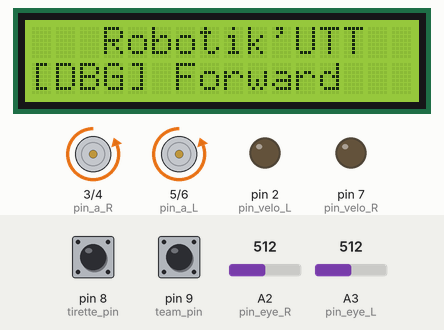
Recording of a sketch running on a simulated Arduino Uno, built with avr-gcc and run on an emulated ATmega328P. Parts: 16×2 character LCD, motor-driver pin pairs drawn as motors (green arrow = first pin HIGH = forward, orange = second pin HIGH = backward, longer = more drive), output pins drawn as LEDs (lit = HIGH). The inputs (shaded band) are chosen by the test bench; at power-on: A2 (pin_eye_R) = 512, A3 (pin_eye_L) = 512, pin 8 (tirette_pin) HIGH, pin 9 (team_pin) HIGH. What the sketch prints to the serial monitor is not drawn.

Above: at 13.3 s.
13.4 s: A2 (pin_eye_R) set to 493
At 14.4 s:
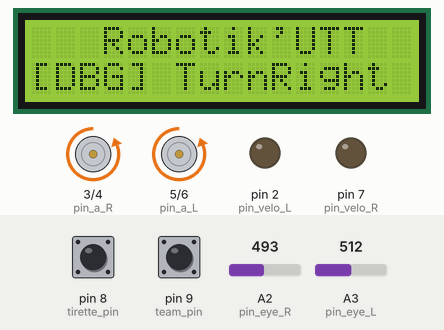
14.9 s: A2 (pin_eye_R) set to 510
At 15.8 s:
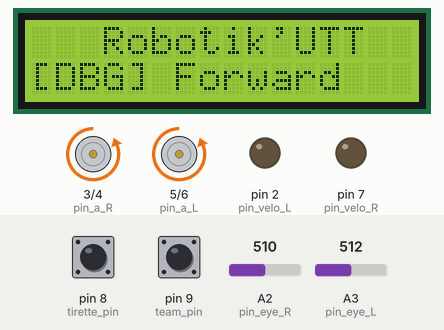
16.6 s: A3 (pin_eye_L) set to 486
At 17.8 s:
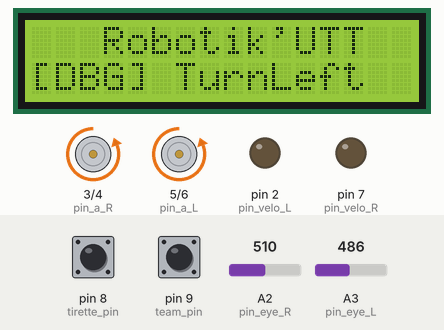
18.1 s: A3 (pin_eye_L) set to 510
At 18.8 s:
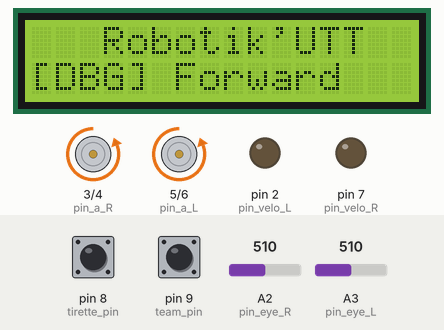
Timing chart, 0 to 20.7 s (numbered marks = the images above; inputs shaded):
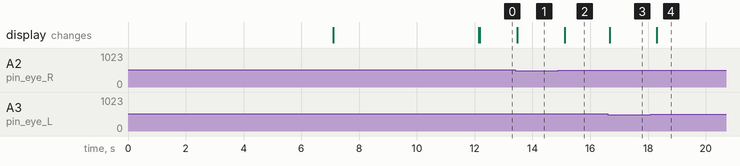

Measured:
- the behaviour switches between 500 and 499 on A2 (pin_eye_R) (found by bisection; images 0 and 1)
- the behaviour switches between 500 and 499 on A3 (pin_eye_L) (found by bisection; images 2 and 3)
- after the input at 13.4 s, the display: changes after 0.08 s (image 1)
- after the input at 14.9 s, the display: changes after 0.21 s (image 2)
- after the input at 16.6 s, the display: changes after 0.07 s (image 3)
- after the input at 18.1 s, the display: changes after 0.20 s (image 4)

The sketch:

petit_robot_cj-violet.ino
```cpp
#include <Arduino.h>
//#include <Encoder.h>
#include <SoftwareSerial.h> // Communication nano-mega
#include <LiquidCrystal_I2C.h> // écran LCD


/*
TODO: stratégie de débug/ de commentaires
*/


// suiveur de ligne: capteurs CNY70
// "Petit Robot", Robotik UTT, Coupe de France 2022

//########### Pin configuration
#define pin_eye_R A2 // capteur infra ligne
#define pin_eye_L A3 // capteur infra ligne

//########### Motor pins

// a pour reculer, b pour avancer VRAI, a changer reste du code TODO --
#define pin_velo_L 2 // permet de set la vitesse
#define pin_velo_R 7
// PIN ENABLE mais c'est du PWM

#define pin_a_L 5 // a=1 et b=0  AVANCER et b=1 et a=0 pour RECULER
#define pin_b_L 6
#define pin_a_R 3
#define pin_b_R 4


#define tirette_pin 8

#define team_pin 9
int team_side = 0; // 0 par défaut, 0 coté jaune, 1 coté violet
int timer_move = 100;//temps de chaque mouvement unitaite (avancer, reculer ...)
int time_start_action; //moment (millis) de depart de l'action

//numero de ligne franchie par le capteur (de 0=sol, 1=noir, 2=blanc, 3=noir, 4=sol)
int num_ligne_R = 0;
int num_ligne_L = 0;

// intitialisation capteurs
int sensor_R = analogRead(pin_eye_R);
int sensor_L = analogRead(pin_eye_L);

//limite de detation de couleur : moins de triger : noir
int trigger = 500; // attention au passage sur Tags Aruco
int velocity = 80;//vitesse moyenne


SoftwareSerial nano(11, 10); // line série nano et méga

LiquidCrystal_I2C lcd(0x27,16,2);  // set the LCD address to 0x27 for a 16 chars and 2 line display
// si l'adresse n'est pas la bonne, utiliser le script i2c pour récupérer l'adresse
// Cablage GND, 5V, SDA, SCL
// LCD 20 mega pour SDA, 21 pour SCL

void setup() {
    Serial.begin(9600);

    // ############# LCD
    lcd.init();
    Serial.println("[DEBUG] Intitialisation LCD");
    // initialize the lcd
    // Print a message to the LCD.
    lcd.backlight();
    lcd.setCursor(3,0); // x, y, x entre 0 et 15, y = 0 ou 1
    lcd.print("Robotik'UTT");


    // Initialisation motor pin ?
    for (int i = 2; i <= 7; i++)
        pinMode(i, OUTPUT);
    pinMode(pin_eye_L, INPUT);
    pinMode(pin_eye_R, INPUT);
    pinMode(tirette_pin, INPUT_PULLUP);

    // Interrupteur choix équipe
    pinMode(team_pin, INPUT_PULLUP);

    // Choix du coté
    lcd.setCursor(0,1);
    lcd.print("[DBG] choix cote"); // DBG pour debug
    Serial.println("[DBG] choix cote");
    delay(7000);
    if(digitalRead(team_pin) == true){
      team_side = 1;
      Serial.println("[DEBUG] Yellow");
      lcd.setCursor(0,1);
      lcd.print("[DBG] Yellow    ");
      } // sinon par défaut à 0
    else{
      Serial.println("[DEBUG] Purple");
      lcd.setCursor(0,1);
      lcd.print("[DBG] Purple    ");
      }


    delay(5000);
    Serial.println("[DEBUG] Attente tirette");
    Serial.print("Valeur tirette (0 appuyé | 1 relaché) :  ");
    lcd.setCursor(0,1);
    lcd.print(" READY TO START ");
    Serial.println(digitalRead(tirette_pin));
    while (!digitalRead(tirette_pin)) {}
    Serial.println("[DEBUG] START");
    lcd.setCursor(0,1);
    lcd.print("[DBG]  START    ");
    delay(5);

    // par défaut on avance TODO -- défaut moteurs ne font rien
    digitalWrite(pin_a_L, LOW);
    digitalWrite(pin_a_R, LOW);
    digitalWrite(pin_b_L, HIGH);
    digitalWrite(pin_b_R, HIGH);

    nano.begin(9600);
    nano.listen();
    /* DEBUG Reception Mega/Nano
    while (true) {
        int val = -1;
        while (nano.available() > 0){
            val &= nano.read();
        }
        Serial.print(!!(val & 1));
        Serial.print(", ");
        Serial.print(!!(val & 2));
        Serial.print(", ");
        Serial.print(!!(val & 4));
        Serial.print(", ");
        Serial.print(!!(val & 8));
        Serial.println(";");
        delay(100);
    }*/

    // findLine(); // procédure robot va chercher la ligne (1 fois) A DECOMMENTER
}

void loop(){
  // ####### TESTS
    sensor_R = analogRead(pin_eye_R);
    sensor_L = analogRead(pin_eye_L);
    lcd.setCursor(0,1);
    lcd.print("droit          ");
    Forward();
    //lcd.print("L" + sensor_L);
    //Serial.println("R" +sensor_R);
    //Serial.println(sensor_L);
    //while(true){
    //  LineFollower();
    //}
//    test_4simple_mov();

    // ####### Suivi de ligne
    sensor_R = analogRead(pin_eye_R);
    sensor_L = analogRead(pin_eye_L);
    while(sensor_L<500){
      sensor_R = analogRead(pin_eye_R);
    sensor_L = analogRead(pin_eye_L);
      TurnLeft();
    }
    while(sensor_R<500){
      sensor_R = analogRead(pin_eye_R);
    sensor_L = analogRead(pin_eye_L);
      TurnRight();
    }
    Serial.println(sensor_L);
    Serial.println(sensor_R);

    Serial.println("");


  }


// ########### Own functions ALL BELOW THIS


// #################### Below movement functions

void Forward(){
  // Permet d'avancer sur courte distance
    // DEBUG
    lcd.setCursor(0,1);
    lcd.print("[DBG] Forward   ");
    Serial.println("[DEBUG-FWD] Forward");

    // JOB
    digitalWrite(pin_a_L, LOW);
    digitalWrite(pin_b_L, HIGH);
    digitalWrite(pin_a_R, LOW);
    digitalWrite(pin_b_R, HIGH);
    analogWrite(pin_velo_R, velocity);
    analogWrite(pin_velo_L, velocity);

    delay(timer_move);

    // Arret moteur
    analogWrite(pin_velo_R, 0);
    analogWrite(pin_velo_L, 0);
  }

void Backward(){
  // Permet de reculer

    // DEBUG
    lcd.setCursor(0,1);
    lcd.print("[DBG] Backward   ");
    Serial.println("[DEBUG-BWD] Backward");


    // JOB
    digitalWrite(pin_a_L, HIGH);
    digitalWrite(pin_b_L, LOW);
    digitalWrite(pin_a_R, HIGH);
    digitalWrite(pin_b_R, LOW);
    analogWrite(pin_velo_R, 100);
    analogWrite(pin_velo_L, 80);

    delay(timer_move);

    // Arret moteur
    analogWrite(pin_velo_R, 0);
    analogWrite(pin_velo_L, 0);
  }


// Rotations faite en bloquant un moteur

void TurnRight(){
  // Tourne à droite

    // DEBUG
    lcd.setCursor(0,1);
    lcd.print("[DBG] TurnRight ");
    Serial.println("[DEBUG-TR] TurnRight");


    // JOB TODO
    digitalWrite(pin_a_L, LOW);
    digitalWrite(pin_b_L, HIGH);
    analogWrite(pin_velo_L, velocity);

    delay(timer_move);

    // Arret moteur
    analogWrite(pin_velo_R, 0); // par sécurité on arrête les 2
    analogWrite(pin_velo_L, 0);
  }

void TurnLeft(){
  // Tourne à gauche

    // DEBUG
    lcd.setCursor(0,1);
    lcd.print("[DBG] TurnLeft ");
    Serial.println("[DEBUG-TL] TurnLeft");

    // JOB TODO
    digitalWrite(pin_a_R, LOW);
    digitalWrite(pin_b_R, HIGH);
    analogWrite(pin_velo_R, 100);

    delay(timer_move);

    // Arret moteur
    analogWrite(pin_velo_R, 0); // par sécurité on arrête les 2
    analogWrite(pin_velo_L, 0);
  }

//tourner sur place vers droite
void SpinRight(){
  // DEBUG
    lcd.setCursor(0,1);
    lcd.print("[DBG] SpinRight   ");
    Serial.println("[DBG] SpinRight");

    // JOB
    digitalWrite(pin_a_L, LOW);
    digitalWrite(pin_b_L, HIGH);
    digitalWrite(pin_a_R, HIGH);
    digitalWrite(pin_b_R, LOW);
    analogWrite(pin_velo_R, velocity);
    analogWrite(pin_velo_L, velocity);

    delay(timer_move);

    // Arret moteur
    analogWrite(pin_velo_R, 0);
    analogWrite(pin_velo_L, 0);
}

void SpinLeft(){
  // DEBUG
    lcd.setCursor(0,1);
    lcd.print("[DBG] SpinLeft    ");
    Serial.println("[DBG] SpinLeft");

    // JOB
    digitalWrite(pin_a_L, HIGH);
    digitalWrite(pin_b_L, LOW);
    digitalWrite(pin_a_R, LOW);
    digitalWrite(pin_b_R, HIGH);
    analogWrite(pin_velo_R, velocity);
    analogWrite(pin_velo_L, velocity);

    delay(timer_move);

    // Arret moteur
    analogWrite(pin_velo_R, 0);
    analogWrite(pin_velo_L, 0);
}

// ################ Advanced functions

void findLine() {// DEBUG-FDL

  //init que aucune ligne dépassée
    num_ligne_L = 0;
    num_ligne_R = 0;

    Serial.println("[DEBUG-FDL] findLine");
    lcd.setCursor(0,1);
    lcd.print("[DBG] FDL START ");
    //analogWrite(pin_velo_R, 100); // 80 rame, 100 va vite, 255 le max, non linéaire, speed à 0 pour l'arreter  PWM
    //analogWrite(pin_velo_L, 100);

    // intitialisation capteurs
    sensor_R = analogRead(pin_eye_R);
    sensor_L = analogRead(pin_eye_L);

    if (team_side == 0) //JAUNE
    {
      Serial.println("[DBG-FDL] search 1");
      lcd.setCursor(0,1);
      lcd.print("[DBG-FDL] search1");
      while(num_ligne_R != 1){//tant que R touche pas noir, avancer
          Forward();
          count_line();
      }
      Serial.println("[DBG-FDL] search 4");
      lcd.setCursor(0,1);
      lcd.print("[DBG-FDL] search4");
      //cas dépassement noir par R à gérer TODO --
      while(num_ligne_L != 4){//tant que L pas à l'exterieur, tourner
          TurnRight();
          count_line();
      }
      Serial.println("[DBG] search enc1");
      lcd.setCursor(0,1);
      lcd.print("[DBG] search enc1 ");
      while(sensor_R < trigger and sensor_L < trigger){//tant que pas l'autre aussi sur blanc, tourne sur sois
          SpinRight();
      }

    }
    else{//VIOLET
      while(num_ligne_L != 1){//tant que L touche pas noir, avancer
          Forward();
          count_line();
      }
      //cas dépassement noir par L à gérer TODO --
      while(num_ligne_R != 4){//tant que R pas à l'exterieur, tourner
          TurnLeft();
          count_line();
      }
      while(sensor_R < trigger and sensor_L < trigger){//tant que pas l'autre aussi sur blanc, tourne sur sois
          SpinLeft();
      }
    }
}

void LineFollower(){ // need the argument
    // Le but est de suivre la ligne jusqu'à ??? un obstacle
  if (sensor_L <= trigger){
    TurnLeft();
  }else if (sensor_R <= trigger){
    TurnRight();
  }else{
    Forward();
  }
}

void test_4simple_mov(){
  // Permet de tester les 4 mouvements simples des moteurs: Forward, Backward, TurnLeft, TurnRight
  while(1){
    while(sensor_R>500){
      TurnLeft();
    }
    while(sensor_L>500){
      TurnRight();
    }
  }
}

void count_line(){ // non utilisé actuellement, stratégie L1,2,3,4,5
  //compte le numero de la ligne sur laquelle est le capteur
  sensor_R = analogRead(pin_eye_R);
  sensor_L = analogRead(pin_eye_L);
  //il faut retenir sur quelle ligne a été franchie par le capteur L
  if (sensor_L <= trigger and num_ligne_L == 0)//L noir
  {
    num_ligne_L = 1;
  }
  else if (sensor_L > trigger and num_ligne_L == 1)//L blanc
  {
    num_ligne_L = 2;
  }
  else if (sensor_L <= trigger and num_ligne_L == 2)//L noir
  {
    num_ligne_L = 3;
  }
  else if (sensor_L > trigger and num_ligne_L == 3)//L blanc
  {
    num_ligne_L = 4;
  }

  //il faut retenir sur quelle ligne a été franchie par le capteur R
  if (sensor_R <= trigger and num_ligne_R == 0)//L noir
  {
    num_ligne_R = 1;
  }
  else if (sensor_R > trigger and num_ligne_R == 1)//L blanc
  {
    num_ligne_R = 2;
  }
  else if (sensor_R <= trigger and num_ligne_R == 2)//L noir
  {
    num_ligne_R = 3;
  }
  else if (sensor_R > trigger and num_ligne_R == 3)//L blanc
  {
    num_ligne_R = 4;
  }
}
```
